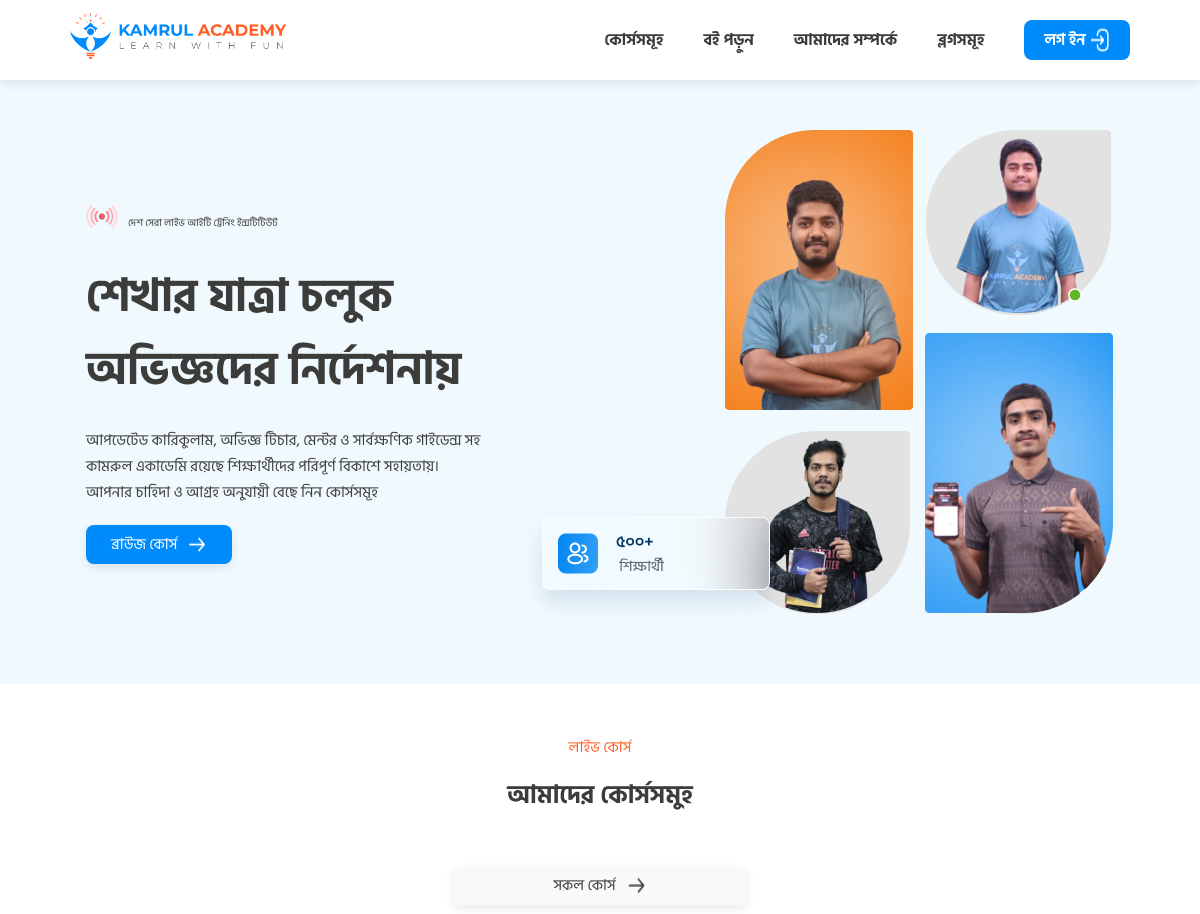
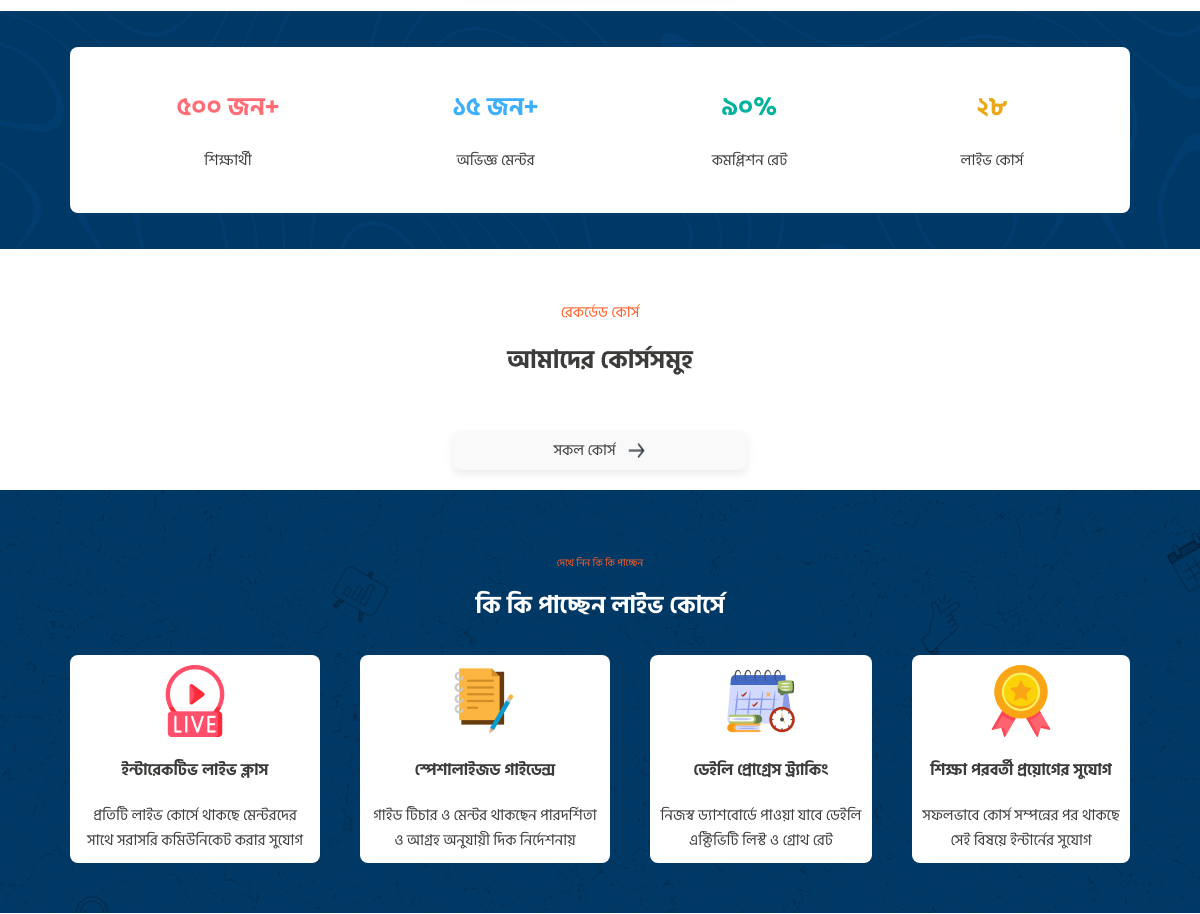
Before: / (upper part) with the older database file (2 pictures, top to bottom).
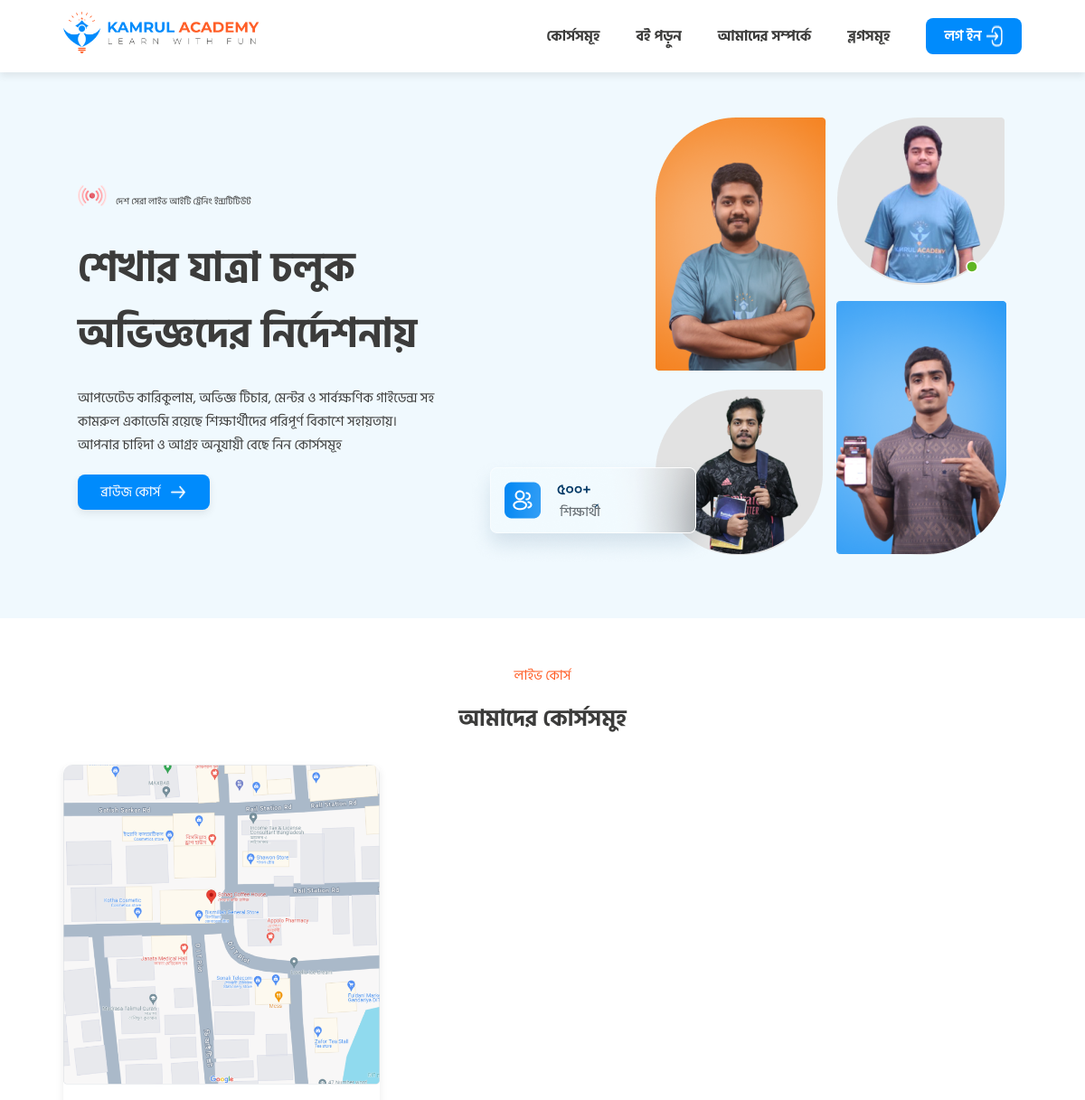
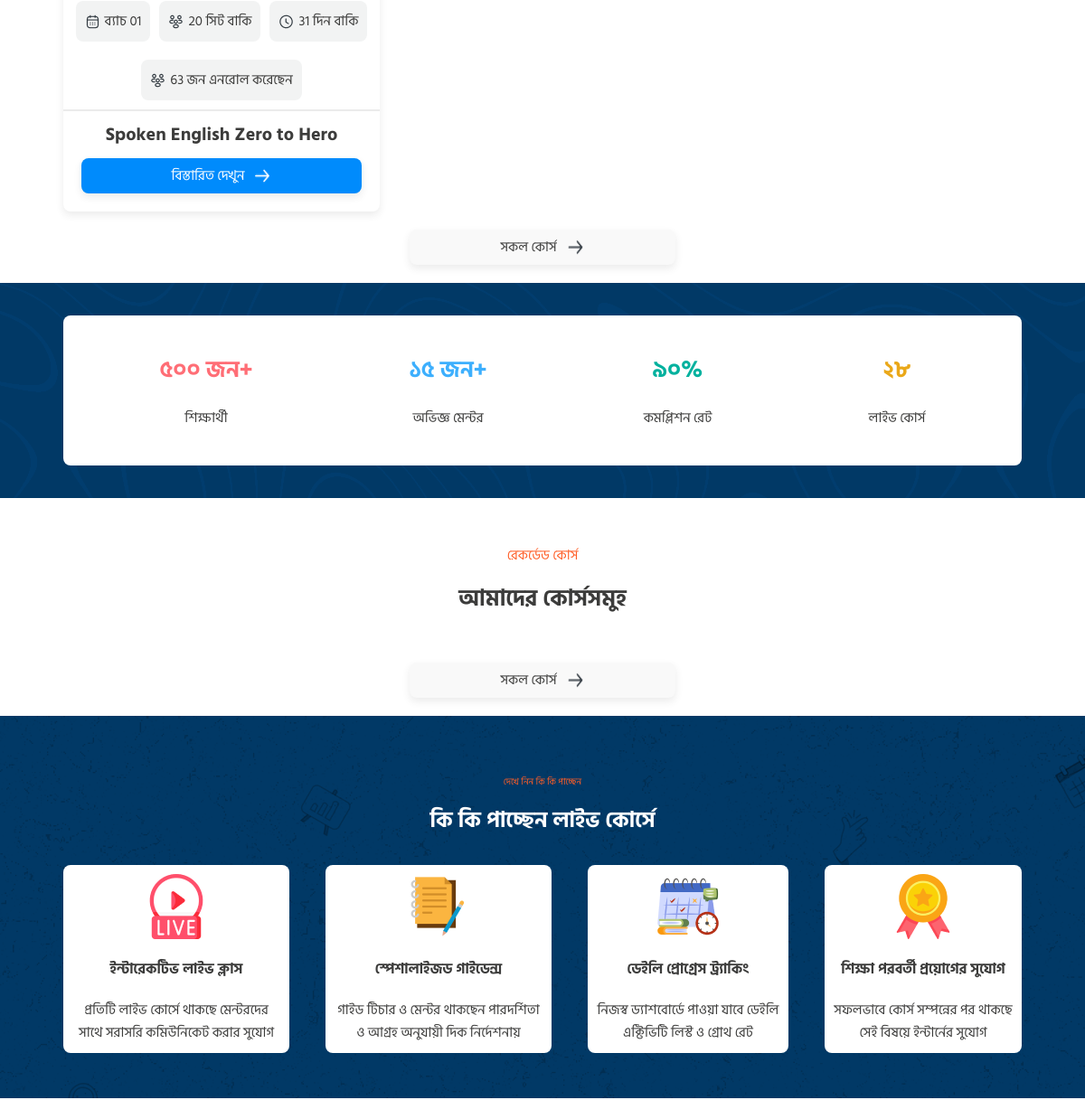
After: the same page with the newer database file (2 pictures, top to bottom).
### ka_main/models.py (models this page shows)
class LiveCourse(models.Model):
    id = models.CharField(max_length=30,primary_key=True,default="001")
    title = models.CharField(max_length=50,null=True,blank=True)
    preface = models.CharField(max_length=100,null=True,blank=True)
    description = models.TextField(null=True,blank=True)
    banner = models.ImageField(upload_to="media/images/recorded/",null=True,blank=True)
    batch_no = models.CharField(max_length=4,null=True,blank=True)
    seats_remain = models.CharField(max_length=4,null=True,blank=True)
    days_remain = models.CharField(max_length=4,null=True,blank=True)
    total_student = models.CharField(max_length=10,null=True,blank=True)
    total_modules = models.CharField(max_length=4,null=True,blank=True)
    total_classes = models.CharField(max_length=4,null=True,blank=True)
    total_hours = models.CharField(max_length=4,null=True,blank=True)
    total_pdfs = models.CharField(max_length=4,null=True,blank=True)
    total_quizes = models.CharField(max_length=4,null=True,blank=True)
    mentor = models.ForeignKey(Mentor,on_delete=models.CASCADE,null=True)
    for_index = models.BooleanField(default=False)
    softwares = models.TextField(null=True,blank=True)
    learningoutcome1 = models.TextField(null=True,blank=True)
    learningoutcome2 = models.TextField(null=True,blank=True)
    forwhom1 = models.TextField(null=True,blank=True)
    forwhom2 = models.TextField(null=True,blank=True)
    opportunities = models.TextField(null=True,blank=True)
    fee = models.FloatField(default=0.0)
    fee_per_month = models.FloatField(default=0.0)
    fee_bangla = models.CharField(max_length=20,null=True,blank=True)
    fee_per_month_bangla = models.CharField(max_length=20,null=True,blank=True)

### ka_main/views.py (the view)
# urls.py: path("",views.home,name="home"),
def home(request):
    if request.method == "POST":
        inquiry = Inquiry.objects.create(name=request.POST.get('name'),phone=request.POST.get('phone'),msg=request.POST.get('msg'))
        inquiry.save()
    lcourses = LiveCourse.objects.filter(for_index=True)
    rcourses = RecordedCourse.objects.filter(for_index=True)
    blogs = Blog.objects.filter(for_index=True)
    try:
        paymentID = request.GET.get("paymentID")
        status = request.GET.get("status")
        if status == "success":
            url = "https://api.sms.net.bd/sendsms"
            phone = Member.objects.get(username=get_username(request)).phone
            payload = {'api_key': ALPHA_NET_SMS_API_KEY,
                'msg': 'Your purchase is successfull. Thank you for being a member!',
                'to': '88'+phone,
            }
            requests.request("POST", url, data=payload)
            context = {
                'lcourses':lcourses,
                'rcourses':rcourses,
                'blogs':blogs,
            }
            return render(request,"ka_main/index.html",context)
        else:
            context = {
                'lcourses':lcourses,
                'rcourses':rcourses,
                'blogs':blogs,
                }
            return render(request,"ka_main/index.html",context)
    except:
        context = {
            'lcourses':lcourses,
            'rcourses':rcourses,
            'blogs':blogs,
            }
    return render(request,"ka_main/index.html",context)

### ka_main/templates/ka_main/index.html (shortened to what the changed rows need)
{% extends 'ka_main/base.html' %}
{% load static %}
{% block body %}
<div class="index-hero">
    <div class="container hero-contents">
        <div class="texts">
            <div class="second-hero">
                <span class="large"><h2>শেখার যাত্রা চলুক <br> অভিজ্ঞদের নির্দেশনায়</h2></span>
            </div>
        </div>
    </div>
</div>
<div class="index-courses">
    <div class="container">
        <div class="courses">
            {% for course in lcourses %}
            <div class="course">
                <div class="banner">
                    <img src="{{ course.banner.url }}" alt="Banner" width="350px" height="auto" style="border-radius: 10px 10px 0px 0px;">
                </div>
                <div class="bullets">
                    <span class="bullet">
                        <img src="{% static 'images/icons/calendar.png' %}" alt="">
                        <span class="bn-regular tiny">ব্যাচ {{ course.batch_no }}</span>
                    </span>
                    <span class="bullet">
                        <img src="{% static 'images/icons/people.png' %}" alt="">
                        <span class="bn-regular tiny">{{ course.seats_remain }} সিট বাকি</span>
                    </span>
                    <span class="bullet">
                        <img src="{% static 'images/icons/clock.png' %}" alt="">
                        <span class="bn-regular tiny">{{ course.days_remain }} দিন বাকি</span>
                    </span>
                </div>
                <div class="bullets">
                    <span class="bullet">
                        <img src="{% static 'images/icons/people.png' %}" alt="">
                        <span class="bn-regular tiny">{{ course.total_student }} জন এনরোল করেছেন</span>
                    </span>
                </div>
                <hr>
                <div class="title">
                    <span class="bn-bold small">{{ course.title }}</span>
                </div>
                <div class="details">
                    <span>
                        <a href="{% url 'livecourse' pk=course.id %}" class="bn-regular tiny">বিস্তারিত দেখুন</a>
                        <img src="{% static 'images/icons/arrow-right.png' %}" alt="">
                    </span>
                </div>
            </div>
            {% endfor %}
        </div>
    </div>
</div>
<div class="index-live-features">
    <div class="container">
        <h2>কি কি পাচ্ছেন লাইভ কোর্সে</h2>
    </div>
</div>
{% endblock %}

Changed rows visible on the page:
added LiveCourse: banner (picture), batch_no "01", seats_remain "20", days_remain "31", total_student "63", title "Spoken English Zero to Hero"
